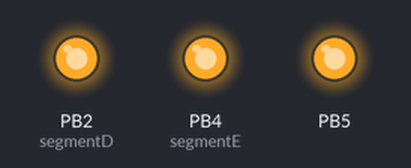
A sketch run on a simulated ATtiny85, built with avr-gcc and run on an emulated ATtiny85. Parts: output pins drawn as LEDs (lit = HIGH).

Above: at 0.2 s.
At 2.7 s:
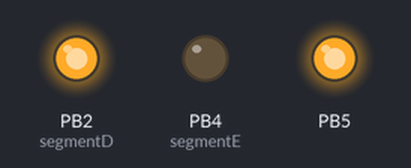
At 3.7 s:
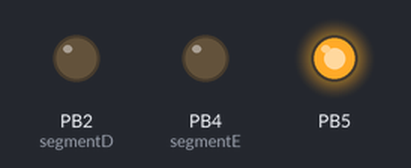
At 5.7 s:
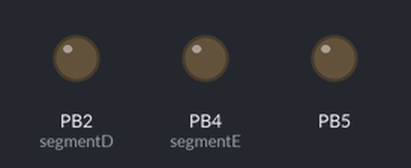
Timing chart, 0 to 6.5 s (numbered marks = the images above):
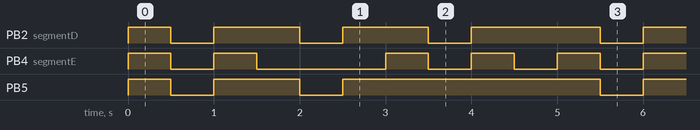

Measured:
- by itself, PB2 (segmentD): repeats every 5.0 s: 2 × (LOW 0.50 s, HIGH 1.0 s), LOW 0.50 s, HIGH 1.5 s
- by itself, PB4 (segmentE): repeats every 5.0 s: LOW 0.50 s, HIGH 0.50 s, LOW 1.5 s, 2 × (HIGH 0.50 s, LOW 0.50 s), HIGH 0.50 s
- by itself, PB5: repeats every 5.0 s: LOW 0.50 s, HIGH 1.0 s, LOW 0.50 s, HIGH 3.0 s

The sketch:

7Seg-2.ino
```cpp
// 4 digit 7 segment display
int segmentA = A0;
int segmentB = A1;
int segmentC = A2;
int segmentD = 2;
int segmentE = 4;
int segmentF = 7;
int segmentG = 8;
int segmentDP = 13;
void setup() {
  pinMode(segmentA, OUTPUT);
  pinMode(segmentB, OUTPUT);
  pinMode(segmentC, OUTPUT);
  pinMode(segmentD, OUTPUT);
  pinMode(segmentE, OUTPUT);
  pinMode(segmentF, OUTPUT);
  pinMode(segmentG, OUTPUT);
  pinMode(segmentDP, OUTPUT);
}
void loop() {
  displayNumber();
}
void displayNumber() {
  for (int digit = 0; digit <= 9; digit++) {
    displaySegment(digit);  // แสดงผลบน 7-Segment ขนาด 1 หลัก
    delay(500);             // หน่วงเวลา 0.5 วินาที
  }
}
void displaySegment(int numberToDisplay) {
  switch (numberToDisplay) {
    case 0:  // แสดงผลเลข 1
      digitalWrite(segmentA, 1);
      digitalWrite(segmentB, 1);
      digitalWrite(segmentC, 1);
      digitalWrite(segmentD, 1);
      digitalWrite(segmentE, 1);
      digitalWrite(segmentF, 1);
      digitalWrite(segmentG, 0);
      break;
    case 1:  // แสดงผลเลข 1
      digitalWrite(segmentA, LOW);
      digitalWrite(segmentB, HIGH);
      digitalWrite(segmentC, HIGH);
      digitalWrite(segmentD, LOW);
      digitalWrite(segmentE, LOW);
      digitalWrite(segmentF, LOW);
      digitalWrite(segmentG, LOW);
      break;
    case 2:  // แสดงผลเลข 2
      digitalWrite(segmentA, HIGH);
      digitalWrite(segmentB, HIGH);
      digitalWrite(segmentC, LOW);
      digitalWrite(segmentD, HIGH);
      digitalWrite(segmentE, HIGH);
      digitalWrite(segmentF, LOW);
      digitalWrite(segmentG, HIGH);
      break;
    case 3:  // แสดงผลเลข 3
      digitalWrite(segmentA, HIGH);
      digitalWrite(segmentB, HIGH);
      digitalWrite(segmentC, HIGH);
      digitalWrite(segmentD, HIGH);
      digitalWrite(segmentE, LOW);
      digitalWrite(segmentF, LOW);
      digitalWrite(segmentG, HIGH);
      break;
    case 4:  // แสดงผลเลข 4
      digitalWrite(segmentA, 0);
      digitalWrite(segmentB, 1);
      digitalWrite(segmentC, 1);
      digitalWrite(segmentD, 0);
      digitalWrite(segmentE, 0);
      digitalWrite(segmentF, 1);
      digitalWrite(segmentG, 1);
      break;
    case 5:  // แสดงผลเลข 5
      digitalWrite(segmentA, 1);
      digitalWrite(segmentB, 0);
      digitalWrite(segmentC, 1);
      digitalWrite(segmentD, 1);
      digitalWrite(segmentE, 0);
      digitalWrite(segmentF, 1);
      digitalWrite(segmentG, 1);
      break;
    case 6:  // แสดงผลเลข 6
      digitalWrite(segmentA, 1);
      digitalWrite(segmentB, 0);
      digitalWrite(segmentC, 1);
      digitalWrite(segmentD, 1);
      digitalWrite(segmentE, 1);
      digitalWrite(segmentF, 1);
      digitalWrite(segmentG, 1);
      break;
    case 7:  // แสดงผลเลข 7
      digitalWrite(segmentA, 1);
      digitalWrite(segmentB, 1);
      digitalWrite(segmentC, 1);
      digitalWrite(segmentD, 0);
      digitalWrite(segmentE, 0);
      digitalWrite(segmentF, 0);
      digitalWrite(segmentG, 0);
      break;
    case 8:  // แสดงผลเลข 8
      digitalWrite(segmentA, 1);
      digitalWrite(segmentB, 1);
      digitalWrite(segmentC, 1);
      digitalWrite(segmentD, 1);
      digitalWrite(segmentE, 1);
      digitalWrite(segmentF, 1);
      digitalWrite(segmentG, 1);
      break;
    case 9:  // แสดงผลเลข 9
      digitalWrite(segmentA, 1);
      digitalWrite(segmentB, 1);
      digitalWrite(segmentC, 1);
      digitalWrite(segmentD, 1);
      digitalWrite(segmentE, 0);
      digitalWrite(segmentF, 1);
      digitalWrite(segmentG, 1);
      break;
  }
}
```
